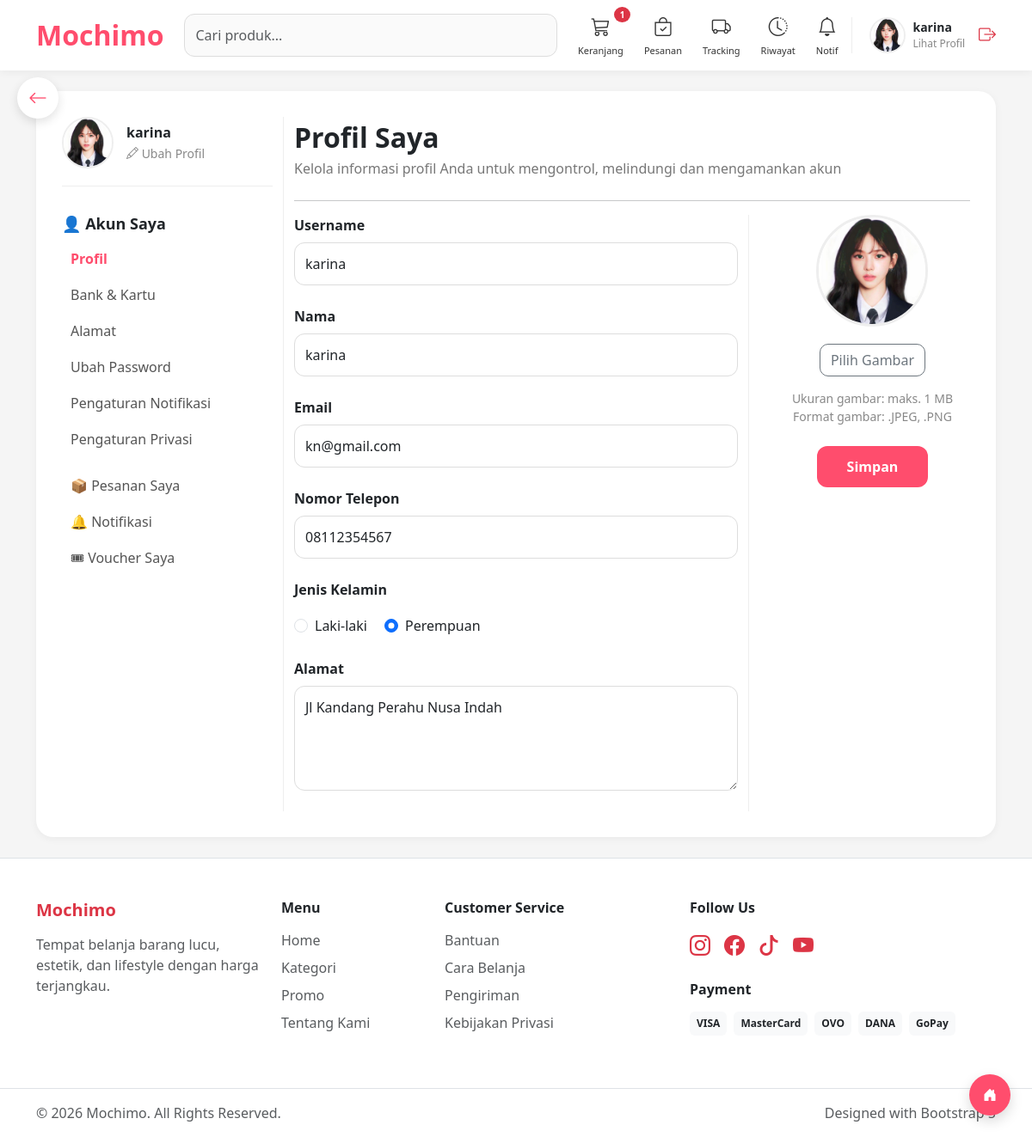
/customer/profil.php (signed in), run on the app's committed database.
### tables this page shows
CREATE TABLE `users` (
  `id_user` int NOT NULL,
  `nama` varchar(100) NOT NULL,
  `email` varchar(100) NOT NULL,
  `password` varchar(255) NOT NULL,
  `no_hp` varchar(20) DEFAULT NULL,
  `alamat` text,
  `foto` varchar(255) DEFAULT NULL,
  `role` enum('admin','customer') DEFAULT 'customer',
  `created_at` timestamp NOT NULL DEFAULT CURRENT_TIMESTAMP,
  `gender` varchar(10) DEFAULT NULL
);

### customer/profil.php (the view, shortened to what this page needs)
<?php
include "../config/koneksi.php";
$id_user = $_SESSION['id_user'];
$user = mysqli_query($conn,"
SELECT * FROM users
WHERE id_user='$id_user'
");
$data = mysqli_fetch_assoc($user);
include "../template/header.php";
include "../template/navbar_customer.php";
?>
<a href="../customer/dashboard.php"
   class="back-btn">
    <i class="bi bi-arrow-left"></i>
</a>
<div class="container py-4">
<div class="profile-wrapper">
<div class="row">
    <div class="col-md-3 sidebar">
        <div class="profile-mini">
            <?php if($data['foto'] != ''){ ?>
                <img src="../assets/profile/<?= $data['foto']; ?>">
            <?php } else { ?>
                <img src="../assets/img/user.png">
            <?php } ?>
            <div>
                <div class="profile-mini-name">
                    <?= $data['nama']; ?>
                </div>
                <a href="#"
                   class="edit-profile">
                    <i class="bi bi-pencil"></i>
                    Ubah Profil
                </a>
            </div>
        </div>
        <div class="menu-section">
            <div class="menu-title">
                👤 Akun Saya
            </div>
            <a href="#"
               class="menu-link menu-active">
                Profil
            </a>
            <a href="#"
               class="menu-link">
                Bank & Kartu
            </a>
            <a href="#"
               class="menu-link">
                Alamat
            </a>
            <a href="#"
               class="menu-link">
                Ubah Password
            </a>
            <a href="#"
               class="menu-link">
                Pengaturan Notifikasi
            </a>
            <a href="#"
               class="menu-link">
                Pengaturan Privasi
            </a>
        </div>
        <div class="menu-section">
            <a href="../customer/pesanan.php"
               class="menu-link">
                📦 Pesanan Saya
            </a>
            <a href="../customer/notifikasi.php"
               class="menu-link">
                🔔 Notifikasi
            </a>
            <a href="../customer/voucher.php"
               class="menu-link">
                🎟 Voucher Saya
            </a>
        </div>
    </div>
    <div class="col-md-9">
        <div class="content-title">
            Profil Saya
        </div>
        <div class="content-subtitle">
            Kelola informasi profil Anda untuk mengontrol,
            melindungi dan mengamankan akun
        </div>
        <hr>
        <form action="update_profile.php"
              method="POST"
              enctype="multipart/form-data">
        <div class="row">
            <div class="col-md-8">
                <div class="mb-4">
                    <label class="form-label">
                        Username
                    </label>
                    <input type="text"
                           name="username"
                           class="form-control"
                           value="<?= $data['nama']; ?>">
                </div>
                <div class="mb-4">
                    <label class="form-label">
                        Nama
                    </label>
                    <input type="text"
                           name="nama"
                           class="form-control"
                           value="<?= $data['nama']; ?>">
                </div>
                <div class="mb-4">
                    <label class="form-label">
                        Email
                    </label>
                    <input type="email"
                           name="email"
                           class="form-control"
                           value="<?= $data['email']; ?>">
                </div>
                <div class="mb-4">
                    <label class="form-label">
                        Nomor Telepon
                    </label>
                    <input type="text"
                           name="no_hp"
                           class="form-control"
                           value="<?= $data['no_hp']; ?>">
                </div>
                <div class="mb-4">
                    <label class="form-label">
                        Jenis Kelamin
                    </label>
                    <div class="gender-box">
                        <div class="form-check">
                            <input class="form-check-input"
                                   type="radio"
                                   name="gender"
                                   value="Laki-laki"
                                   <?= ($data['gender'] == 'Laki-laki') ? 'checked' : ''; ?>>
                            <label class="form-check-label">
                                Laki-laki
                            </label>
                        </div>
                        <div class="form-check">
                            <input class="form-check-input"
                                   type="radio"
                                   name="gender"
                                   value="Perempuan"
                                   <?= ($data['gender'] == 'Perempuan') ? 'checked' : ''; ?>>
                            <label class="form-check-label">
                                Perempuan
                            </label>
                        </div>
                    </div>
                </div>
                <div class="mb-4">
                    <label class="form-label">
                        Alamat
                    </label>
                    <textarea name="alamat"
                              rows="4"
                              class="form-control"><?= $data['alamat']; ?></textarea>
                </div>
            </div>
            <div class="col-md-4 photo-box">
                <?php if($data['foto'] != ''){ ?>
                    <img src="../assets/profile/<?= $data['foto']; ?>"
                         id="previewImg">
                <?php } else { ?>
                    <img src="../assets/img/user.png"
                         id="previewImg">
                <?php } ?>
                <br>
                <button type="button"
                        class="btn btn-outline-secondary upload-btn"
                        onclick="document.getElementById('fotoInput').click()">
                    Pilih Gambar
                </button>
                <div class="photo-text">
                    Ukuran gambar: maks. 1 MB <br>
                    Format gambar: .JPEG, .PNG
                </div>
                <button type="submit"
                        class="save-btn mt-4">
                    Simpan
                </button>
            </div>
        </div>
        </form>
    </div>
</div>
</div>
</div>
<a href="dashboard.php" class="back-home-btn">
    <i class="bi bi-house-door-fill"></i>
</a>
<?php include "../template/footer.php"; ?>

### template/navbar_customer.php (shortened to what this page needs)
<?php
include "../config/koneksi.php";
$id_user = $_SESSION['id_user'] ?? 0;
$queryUser = mysqli_query($conn,"
SELECT * FROM users
WHERE id_user='$id_user'
");
$user = mysqli_fetch_assoc($queryUser ?? []);
$fotoProfile = (!empty($user['foto']))
    ? "../assets/profile/" . $user['foto']
    : "../assets/img/user.png";
$queryCart = mysqli_query($conn,"
SELECT COUNT(*) as total
FROM cart
WHERE id_user='$id_user'
");
$dataCart = mysqli_fetch_assoc($queryCart);
$total_cart = $dataCart['total'] ?? 0;
?>
<nav class="navbar navbar-expand-lg navbar-light navbar-custom sticky-top">
<div class="container d-flex align-items-center">
    <a href="../customer/dashboard.php" class="logo-text me-4">
        Mochimo
    </a>
    <form class="d-flex flex-grow-1 me-4 search-wrapper"
          method="GET"
          action="../customer/dashboard.php">
        <input type="search"
               name="cari"
               class="form-control search-input"
               placeholder="Cari produk..."
               autocomplete="off">
    </form>
    <div class="menu-wrapper me-3">
        <a href="../customer/cart.php" class="menu-icon">
            <i class="bi bi-cart3"></i>
            <?php if($total_cart > 0){ ?>
                <span class="badge bg-danger badge-custom">
                    <?= $total_cart; ?>
                </span>
            <?php } ?>
            <small>Keranjang</small>
        </a>
        <a href="../customer/pesanan.php" class="menu-icon">
            <i class="bi bi-bag-check"></i>
            <small>Pesanan</small>
        </a>
        <a href="../customer/tracking_pesanan.php" class="menu-icon">
            <i class="bi bi-truck"></i>
            <small>Tracking</small>
        </a>
        <a href="../customer/riwayat.php" class="menu-icon">
            <i class="bi bi-clock-history"></i>
            <small>Riwayat</small>
        </a>
        <a href="../customer/notifikasi.php" class="menu-icon">
            <i class="bi bi-bell"></i>
            <small>Notif</small>
        </a>
    </div>
    <div class="d-flex align-items-center profile-navbar">
        <a href="../customer/profil.php"
           class="d-flex align-items-center text-decoration-none text-dark gap-2">
            <img src="<?= $fotoProfile; ?>" class="profile-img">
            <div>
                <div class="profile-name">
                    <?= isset($user['nama']) ? $user['nama'] : 'Customer'; ?>
                </div>
                <div class="profile-text">
                    Lihat Profil
                </div>
            </div>
        </a>
        <a href="../auth/logout.php" class="text-danger ms-3">
            <i class="bi bi-box-arrow-right fs-5"></i>
        </a>
    </div>
</div>
</nav>

### data on the page
users: foto (picture), nama "karina", username "karina", email "kn@gmail.com", no_hp "08112354567", gender "☑", alamat "Jl Kandang Perahu Nusa Indah"

### other printed values
$total_cart "1"
